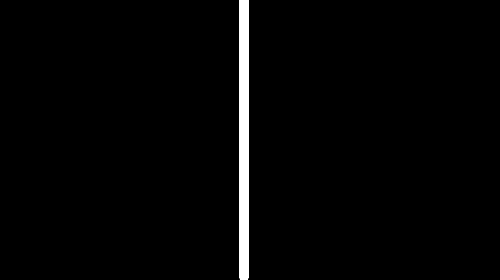
%> input picture MATLAB/Lab 2/center.png, 500 x 280 px
$ octave lab2.m   (GNU Octave 9; MATLAB toolbox functions it lacks are replaced by stand-ins)
%> lines starting %> are read from the running program, lines starting %| are printed output that depends on the picture; in (x1, y1, x2, y2) boxes, pixels count from 0 and x2, y2 are one past the last pixel; in counts of white or black regions, pixels touching at a corner belong together; the program's own positions count from 1
% Jacob
% CMPSC 497 Lab 2

im = imread('center.png');
%> im is the input picture: size 280x500x3 uint8; min 0, max 255, mean 5.1
gray = rgb2gray(im);
gray = medfilt2(gray);

BW = edge(gray, 'canny');
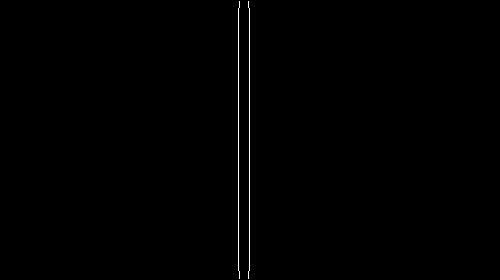
%> BW: size 280x500 logical; 0.4% white in thin lines or dots, all inside (x1, y1, x2, y2) = (238, 1, 250, 279)


% Line generation provided in class
[H, theta, rho] = hough(BW);
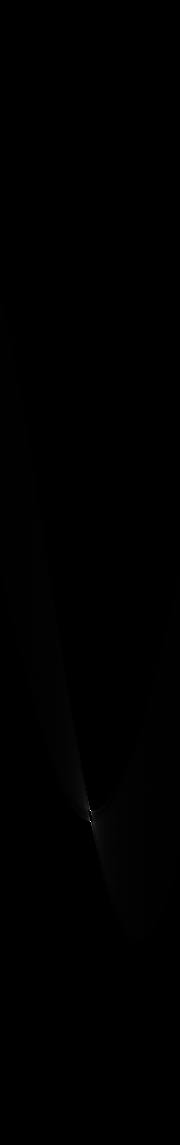
%> H: size 1145x180 double; min 0, max 263, mean 0.5; drawn with min black and max white
%> theta = 180 values from -90 to 89; rho = 1145 values from -572 to 572

P = houghpeaks(H, 5, 'threshold', ceil(0.6 * max(H(:))));
%> P = [811 91]
x = theta(P(:, 2));
%> x = 0
y = rho(P(:, 1));
%> y = 238

lines = houghlines(BW, theta, rho, P, 'FillGap', 5, 'MinLength', 5);
%> lines = 1 line; point1 to point2 (x, y): (239, 9) to (239, 271)


maxLen = 0;
center = false;

% Creates divisions
[div1, div2] = size(gray);
%> div1 = 280; div2 = 500

divFarLeft = div2 * 0.2;
%> divFarLeft = 100

divSlightLeft = div2 * 0.4
%> divSlightLeft = 200

divSlightRight = div2 * 0.6
%> divSlightRight = 300

divFarRight = div2 * 0.8
%> divFarRight = 400

figure, imshow(gray), hold on

for k = 1:length(lines)

%     This is some bonus code that just tries to draw the line in the
%     middle of two detected lines

    if length(lines) > 1 && k ~= length(lines)

        if(abs(lines(k).point1 - lines(k + 1).point1) < 20)

            newX = (lines(k).point1 + lines(k + 1).point1) / 2;
            newY = (lines(k).point2 + lines(k + 1).point2) / 2;
            xy = [newX; newY];
            center = true;

        end

    else

        if center == true

            newX = (lines(k).point1 + lines(k - 1).point1) / 2;
            newY = (lines(k).point2 + lines(k - 1).point2) / 2;
            xy = [newX; newY];

        else

            xy = [lines(k).point1; lines(k).point2];

        end

    end

%   Declares turn bools
    turnSlightRight = false;
    turnSlightLeft = false;
    goForward = false;
    turnHardRight = false;
    turnHardLeft = false;

%   Checks whether or not the bot should be turning
    if(xy(1) < divFarLeft)

        turnHardRight = true;

    elseif(xy(1) < divSlightLeft)

        turnSlightRight = true;

    elseif(xy(1) > divFarRight)

        turnHardLeft = true;

    elseif(xy(1) > divSlightRight)

        turnSlightLeft = true;

    else

        goForward = true;

    end

%   Displays appropriate message for where the bot should turn
    if turnSlightRight == true

        pos = [div1 / 2, div2 / 2];
        gray = insertText(gray, pos, 'Take a slight right', 'FontSize', 15);
        imshow(gray)


    elseif turnHardRight == true

        pos = [div1 / 2, div2 / 2];
        gray = insertText(gray, pos, 'Take a hard right', 'FontSize', 15);
        imshow(gray)

    elseif turnSlightLeft == true

        pos = [div1 / 2, div2 / 2];
        gray = insertText(gray, pos, 'Take a slight left', 'FontSize', 15);
        imshow(gray)

    elseif turnHardLeft == true

        pos = [div1 / 2, div2 / 2];
        gray = insertText(gray, pos, 'Take a hard left', 'FontSize', 15);
        imshow(gray)

    elseif goForward == true

        pos = [div1 / 2, div2 / 2];
        gray = insertText(gray, pos, 'Go Forward', 'FontSize', 15);
        imshow(gray)

    end

%   Plot lines
    plot(xy(:, 1), xy(:, 2), 'LineWidth', 2, 'Color', 'green');

    plot(xy(1, 1), xy(1, 2), 'x', 'LineWidth', 2, 'Color', 'yellow');
    plot(xy(2, 1), xy(2, 2), 'x', 'LineWidth', 2, 'Color', 'red');

    len = norm(lines(k).point1 - lines(k).point2);

    if (len > maxLen)

        maxLen = len;
        xyLong = xy;

    end
end
%> this loop made 1 pass
%> (turnSlightRight, turnSlightLeft, goForward, turnHardRight, turnHardLeft, pos, len, maxLen) on pass 1: (false, false, true, false, false, [140 250], 262, 262)
%> after the loop, center = false
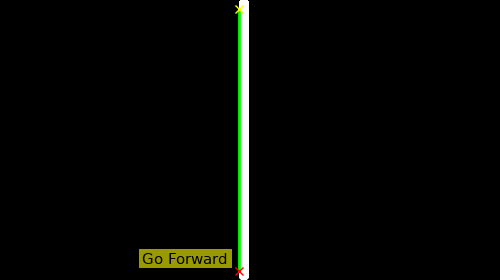
%> figure redrawn from the program's plot data
